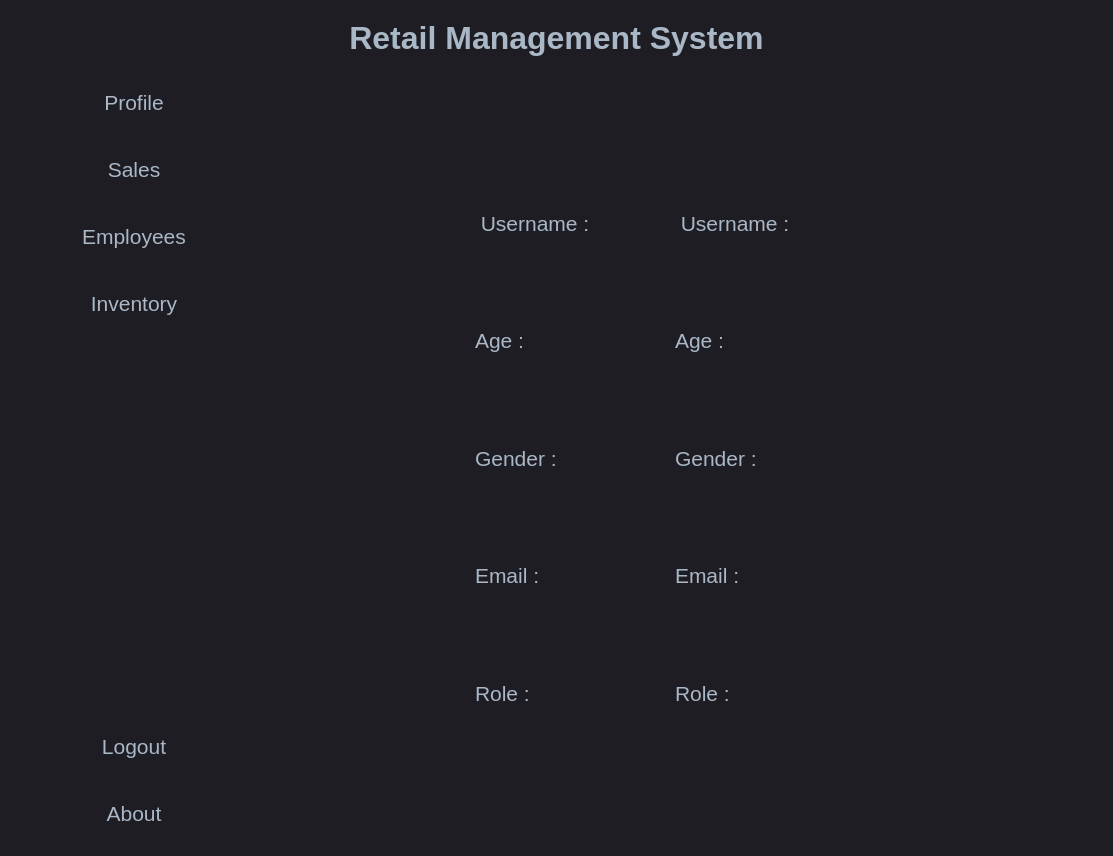
<?xml version="1.0" encoding="UTF-8"?>
<ui version="4.0">
 <class>MainWindow</class>
 <widget class="QMainWindow" name="MainWindow">
  <property name="geometry">
   <rect>
    <x>0</x>
    <y>0</y>
    <width>1113</width>
    <height>856</height>
   </rect>
  </property>
  <property name="windowTitle">
   <string>MainWindow</string>
  </property>
  <property name="styleSheet">
   <string notr="true">QFrame{
border:none;
}
QMainWindow {
	background-color:#1e1d23;
}
QDialog {
	background-color:#1e1d23;
}
QColorDialog {
	background-color:#1e1d23;
}
QTextEdit {
	background-color:#1e1d23;
	color: #a9b7c6;
}
QPlainTextEdit {
	selection-background-color:#007b50;
	background-color:#1e1d23;
	border-style: solid;
	border-top-color: transparent;
	border-right-color: transparent;
	border-left-color: transparent;
	border-bottom-color: transparent;
	border-width: 1px;
	color: #a9b7c6;
}
QPushButton{
	border-style: solid;
	border-top-color: transparent;
	border-right-color: transparent;
	border-left-color: transparent;
	border-bottom-color: transparent;
	border-width: 1px;
	border-style: solid;
	color: #a9b7c6;
	padding: 2px;
	background-color: #1e1d23;
}
QPushButton::default{
	border-style: inset;
	border-top-color: transparent;
	border-right-color: transparent;
	border-left-color: transparent;
	border-bottom-color: #04b97f;
	border-width: 1px;
	color: #a9b7c6;
	padding: 2px;
	background-color: #1e1d23;
}
QToolButton {
	border-style: solid;
	border-top-color: transparent;
	border-right-color: transparent;
	border-left-color: transparent;
	border-bottom-color: #04b97f;
	border-bottom-width: 1px;
	border-style: solid;
	color: #a9b7c6;
	padding: 2px;
	background-color: #1e1d23;
}
QToolButton:hover{
	border-style: solid;
	border-top-color: transparent;
	border-right-color: transparent;
	border-left-color: transparent;
	border-bottom-color: #37efba;
	border-bottom-width: 2px;
	border-style: solid;
	color: #FFFFFF;
	padding-bottom: 1px;
	background-color: #1e1d23;
}
QPushButton:hover{
	border-style: solid;
	border-top-color: transparent;
	border-right-color: transparent;
	border-left-color: transparent;
	border-bottom-color: #37efba;
	border-bottom-width: 1px;
	border-style: solid;
	color: #FFFFFF;
	padding-bottom: 2px;
	background-color: #1e1d23;
}
QPushButton:pressed{
	border-style: solid;
	border-top-color: transparent;
	border-right-color: transparent;
	border-left-color: transparent;
	border-bottom-color: #37efba;
	border-bottom-width: 2px;
	border-style: solid;
	color: #37efba;
	padding-bottom: 1px;
	background-color: #1e1d23;
}
QPushButton:disabled{
	border-style: solid;
	border-top-color: transparent;
	border-right-color: transparent;
	border-left-color: transparent;
	border-bottom-color: #808086;
	border-bottom-width: 2px;
	border-style: solid;
	color: #808086;
	padding-bottom: 1px;
	background-color: #1e1d23;
}
QLineEdit {
	border-width: 1px; border-radius: 4px;
	border-color: rgb(58, 58, 58);
	border-style: inset;
	padding: 0 8px;
	color: #a9b7c6;
	background:#1e1d23;
	selection-background-color:#007b50;
	selection-color: #FFFFFF;
}
QLabel {
	color: #a9b7c6;
}
QLCDNumber {
	color: #37e6b4;
}
QProgressBar {
	text-align: center;
	color: rgb(240, 240, 240);
	border-width: 1px; 
	border-radius: 10px;
	border-color: rgb(58, 58, 58);
	border-style: inset;
	background-color:#1e1d23;
}
QProgressBar::chunk {
	background-color: #04b97f;
	border-radius: 5px;
}
QMenuBar {
	background-color: #1e1d23;
}
QMenuBar::item {
	color: #a9b7c6;
  	spacing: 3px;
  	padding: 1px 4px;
  	background: #1e1d23;
}

QMenuBar::item:selected {
  	background:#1e1d23;
	color: #FFFFFF;
}
QMenu::item:selected {
	border-style: solid;
	border-top-color: transparent;
	border-right-color: transparent;
	border-left-color: #04b97f;
	border-bottom-color: transparent;
	border-left-width: 2px;
	color: #FFFFFF;
	padding-left:15px;
	padding-top:4px;
	padding-bottom:4px;
	padding-right:7px;
	background-color: #1e1d23;
}
QMenu::item {
	border-style: solid;
	border-top-color: transparent;
	border-right-color: transparent;
	border-left-color: transparent;
	border-bottom-color: transparent;
	border-bottom-width: 1px;
	border-style: solid;
	color: #a9b7c6;
	padding-left:17px;
	padding-top:4px;
	padding-bottom:4px;
	padding-right:7px;
	background-color: #1e1d23;
}
QMenu{
	background-color:#1e1d23;
}
QTabWidget {
	color:rgb(0,0,0);
	background-color:#1e1d23;
}
QTabWidget::pane {
		border-color: rgb(77,77,77);
		background-color:#1e1d23;
		border-style: solid;
		border-width: 1px;
    	border-radius: 6px;
}
QTabBar::tab {
	border-style: solid;
	border-top-color: transparent;
	border-right-color: transparent;
	border-left-color: transparent;
	border-bottom-color: transparent;
	border-bottom-width: 1px;
	border-style: solid;
	color: #808086;
	padding: 3px;
	margin-left:3px;
	background-color: #1e1d23;
}
QTabBar::tab:selected, QTabBar::tab:last:selected, QTabBar::tab:hover {
  	border-style: solid;
	border-top-color: transparent;
	border-right-color: transparent;
	border-left-color: transparent;
	border-bottom-color: #04b97f;
	border-bottom-width: 2px;
	border-style: solid;
	color: #FFFFFF;
	padding-left: 3px;
	padding-bottom: 2px;
	margin-left:3px;
	background-color: #1e1d23;
}

QCheckBox {
	color: #a9b7c6;
	padding: 2px;
}
QCheckBox:disabled {
	color: #808086;
	padding: 2px;
}

QCheckBox:hover {
	border-radius:4px;
	border-style:solid;
	padding-left: 1px;
	padding-right: 1px;
	padding-bottom: 1px;
	padding-top: 1px;
	border-width:1px;
	border-color: rgb(87, 97, 106);
	background-color:#1e1d23;
}
QCheckBox::indicator:checked {

	height: 10px;
	width: 10px;
	border-style:solid;
	border-width: 1px;
	border-color: #04b97f;
	color: #a9b7c6;
	background-color: #04b97f;
}
QCheckBox::indicator:unchecked {

	height: 10px;
	width: 10px;
	border-style:solid;
	border-width: 1px;
	border-color: #04b97f;
	color: #a9b7c6;
	background-color: transparent;
}
QRadioButton {
	color: #a9b7c6;
	background-color: #1e1d23;
	padding: 1px;
}
QRadioButton::indicator:checked {
	height: 10px;
	width: 10px;
	border-style:solid;
	border-radius:5px;
	border-width: 1px;
	border-color: #04b97f;
	color: #a9b7c6;
	background-color: #04b97f;
}
QRadioButton::indicator:!checked {
	height: 10px;
	width: 10px;
	border-style:solid;
	border-radius:5px;
	border-width: 1px;
	border-color: #04b97f;
	color: #a9b7c6;
	background-color: transparent;
}
QStatusBar {
	color:#027f7f;
}
QSpinBox {
	color: #a9b7c6;	
	background-color: #1e1d23;
}
QDoubleSpinBox {
	color: #a9b7c6;	
	background-color: #1e1d23;
}
QTimeEdit {
	color: #a9b7c6;	
	background-color: #1e1d23;
}
QDateTimeEdit {
	color: #a9b7c6;	
	background-color: #1e1d23;
}
QDateEdit {
	color: #a9b7c6;	
	background-color: #1e1d23;
}
QComboBox {
	color: #a9b7c6;	
	background: #1e1d23;
}
QComboBox:editable {
	background: #1e1d23;
	color: #a9b7c6;
	selection-background-color: #1e1d23;
}
QComboBox QAbstractItemView {
	color: #a9b7c6;	
	background: #1e1d23;
	selection-color: #FFFFFF;
	selection-background-color: #1e1d23;
}
QComboBox:!editable:on, QComboBox::drop-down:editable:on {
	color: #a9b7c6;	
	background: #1e1d23;
}
QFontComboBox {
	color: #a9b7c6;	
	background-color: #1e1d23;
}
QToolBox {
	color: #a9b7c6;
	background-color: #1e1d23;
}
QToolBox::tab {
	color: #a9b7c6;
	background-color: #1e1d23;
}
QToolBox::tab:selected {
	color: #FFFFFF;
	background-color: #1e1d23;
}
QScrollArea {
	color: #FFFFFF;
	background-color: #1e1d23;
}
QSlider::groove:horizontal {
	height: 5px;
	background: #04b97f;
}
QSlider::groove:vertical {
	width: 5px;
	background: #04b97f;
}
QSlider::handle:horizontal {
	background: qlineargradient(x1:0, y1:0, x2:1, y2:1, stop:0 #b4b4b4, stop:1 #8f8f8f);
	border: 1px solid #5c5c5c;
	width: 14px;
	margin: -5px 0;
	border-radius: 7px;
}
QSlider::handle:vertical {
	background: qlineargradient(x1:1, y1:1, x2:0, y2:0, stop:0 #b4b4b4, stop:1 #8f8f8f);
	border: 1px solid #5c5c5c;
	height: 14px;
	margin: 0 -5px;
	border-radius: 7px;
}
QSlider::add-page:horizontal {
    background: white;
}
QSlider::add-page:vertical {
    background: white;
}
QSlider::sub-page:horizontal {
    background: #04b97f;
}
QSlider::sub-page:vertical {
    background: #04b97f;
}</string>
  </property>
  <widget class="QWidget" name="centralwidget">
   <layout class="QVBoxLayout" name="verticalLayout_2">
    <item>
     <widget class="QFrame" name="frame_2">
      <property name="frameShape">
       <enum>QFrame::StyledPanel</enum>
      </property>
      <property name="frameShadow">
       <enum>QFrame::Raised</enum>
      </property>
      <layout class="QVBoxLayout" name="verticalLayout">
       <property name="spacing">
        <number>0</number>
       </property>
       <property name="leftMargin">
        <number>0</number>
       </property>
       <property name="topMargin">
        <number>0</number>
       </property>
       <property name="rightMargin">
        <number>0</number>
       </property>
       <property name="bottomMargin">
        <number>0</number>
       </property>
       <item alignment="Qt::AlignTop">
        <widget class="QFrame" name="frame">
         <property name="frameShape">
          <enum>QFrame::StyledPanel</enum>
         </property>
         <property name="frameShadow">
          <enum>QFrame::Raised</enum>
         </property>
         <layout class="QVBoxLayout" name="verticalLayout_3">
          <property name="spacing">
           <number>0</number>
          </property>
          <property name="leftMargin">
           <number>0</number>
          </property>
          <property name="topMargin">
           <number>0</number>
          </property>
          <property name="rightMargin">
           <number>0</number>
          </property>
          <property name="bottomMargin">
           <number>0</number>
          </property>
          <item>
           <widget class="QFrame" name="frame_4">
            <property name="minimumSize">
             <size>
              <width>1000</width>
              <height>60</height>
             </size>
            </property>
            <property name="styleSheet">
             <string notr="true">QFrame{
text-align:center;
}
</string>
            </property>
            <property name="frameShape">
             <enum>QFrame::StyledPanel</enum>
            </property>
            <property name="frameShadow">
             <enum>QFrame::Raised</enum>
            </property>
            <layout class="QVBoxLayout" name="verticalLayout_4">
             <item>
              <widget class="QLabel" name="label">
               <property name="text">
                <string>&lt;html&gt;&lt;head/&gt;&lt;body&gt;&lt;p align=&quot;center&quot;&gt;&lt;span style=&quot; font-size:24pt; font-weight:600;&quot;&gt;Retail Management System&lt;/span&gt;&lt;/p&gt;&lt;/body&gt;&lt;/html&gt;</string>
               </property>
              </widget>
             </item>
            </layout>
           </widget>
          </item>
         </layout>
        </widget>
       </item>
       <item>
        <widget class="QFrame" name="frame_3">
         <property name="sizePolicy">
          <sizepolicy hsizetype="Preferred" vsizetype="MinimumExpanding">
           <horstretch>0</horstretch>
           <verstretch>0</verstretch>
          </sizepolicy>
         </property>
         <property name="frameShape">
          <enum>QFrame::StyledPanel</enum>
         </property>
         <property name="frameShadow">
          <enum>QFrame::Raised</enum>
         </property>
         <layout class="QHBoxLayout" name="horizontalLayout">
          <property name="spacing">
           <number>0</number>
          </property>
          <property name="leftMargin">
           <number>0</number>
          </property>
          <property name="topMargin">
           <number>0</number>
          </property>
          <property name="rightMargin">
           <number>0</number>
          </property>
          <property name="bottomMargin">
           <number>0</number>
          </property>
          <item>
           <widget class="QFrame" name="frame_5">
            <property name="sizePolicy">
             <sizepolicy hsizetype="Preferred" vsizetype="Preferred">
              <horstretch>0</horstretch>
              <verstretch>0</verstretch>
             </sizepolicy>
            </property>
            <property name="minimumSize">
             <size>
              <width>250</width>
              <height>0</height>
             </size>
            </property>
            <property name="sizeIncrement">
             <size>
              <width>0</width>
              <height>0</height>
             </size>
            </property>
            <property name="frameShape">
             <enum>QFrame::StyledPanel</enum>
            </property>
            <property name="frameShadow">
             <enum>QFrame::Raised</enum>
            </property>
            <layout class="QVBoxLayout" name="verticalLayout_7">
             <property name="spacing">
              <number>0</number>
             </property>
             <property name="leftMargin">
              <number>0</number>
             </property>
             <property name="topMargin">
              <number>0</number>
             </property>
             <property name="rightMargin">
              <number>0</number>
             </property>
             <property name="bottomMargin">
              <number>0</number>
             </property>
             <item>
              <widget class="QFrame" name="frame_6">
               <property name="minimumSize">
                <size>
                 <width>0</width>
                 <height>0</height>
                </size>
               </property>
               <property name="styleSheet">
                <string notr="true">QPushButton{
padding:20px 10px;
}
QPushButton{
font:16pt;
}</string>
               </property>
               <property name="frameShape">
                <enum>QFrame::StyledPanel</enum>
               </property>
               <property name="frameShadow">
                <enum>QFrame::Raised</enum>
               </property>
               <layout class="QVBoxLayout" name="verticalLayout_5">
                <property name="spacing">
                 <number>0</number>
                </property>
                <property name="leftMargin">
                 <number>0</number>
                </property>
                <property name="topMargin">
                 <number>0</number>
                </property>
                <property name="rightMargin">
                 <number>0</number>
                </property>
                <property name="bottomMargin">
                 <number>0</number>
                </property>
                <item>
                 <widget class="QPushButton" name="pushButton">
                  <property name="text">
                   <string>Profile</string>
                  </property>
                  <property name="icon">
                   <iconset>
                    <normaloff>../../../../../mnt/c/Users/prasa/Downloads/user (1).png</normaloff>../../../../../mnt/c/Users/prasa/Downloads/user (1).png</iconset>
                  </property>
                  <property name="iconSize">
                   <size>
                    <width>20</width>
                    <height>20</height>
                   </size>
                  </property>
                 </widget>
                </item>
                <item>
                 <widget class="QPushButton" name="pushButton_2">
                  <property name="text">
                   <string>Sales</string>
                  </property>
                  <property name="icon">
                   <iconset>
                    <normaloff>../../../../../mnt/c/Users/prasa/Downloads/sales.png</normaloff>../../../../../mnt/c/Users/prasa/Downloads/sales.png</iconset>
                  </property>
                  <property name="iconSize">
                   <size>
                    <width>20</width>
                    <height>20</height>
                   </size>
                  </property>
                 </widget>
                </item>
                <item>
                 <widget class="QPushButton" name="pushButton_3">
                  <property name="text">
                   <string>Employees</string>
                  </property>
                  <property name="icon">
                   <iconset>
                    <normaloff>../../../../../mnt/c/Users/prasa/Downloads/employee.png</normaloff>../../../../../mnt/c/Users/prasa/Downloads/employee.png</iconset>
                  </property>
                  <property name="iconSize">
                   <size>
                    <width>20</width>
                    <height>20</height>
                   </size>
                  </property>
                 </widget>
                </item>
                <item alignment="Qt::AlignTop">
                 <widget class="QPushButton" name="pushButton_4">
                  <property name="text">
                   <string>Inventory</string>
                  </property>
                  <property name="icon">
                   <iconset>
                    <normaloff>../../../../../mnt/c/Users/prasa/Downloads/inspection.png</normaloff>../../../../../mnt/c/Users/prasa/Downloads/inspection.png</iconset>
                  </property>
                  <property name="iconSize">
                   <size>
                    <width>20</width>
                    <height>20</height>
                   </size>
                  </property>
                 </widget>
                </item>
               </layout>
              </widget>
             </item>
             <item>
              <spacer name="verticalSpacer">
               <property name="orientation">
                <enum>Qt::Vertical</enum>
               </property>
               <property name="sizeHint" stdset="0">
                <size>
                 <width>20</width>
                 <height>40</height>
                </size>
               </property>
              </spacer>
             </item>
             <item>
              <widget class="QFrame" name="frame_7">
               <property name="styleSheet">
                <string notr="true">QPushButton{
padding:20px 10px;
}
QPushButton{
font:16pt;
}</string>
               </property>
               <property name="frameShape">
                <enum>QFrame::StyledPanel</enum>
               </property>
               <property name="frameShadow">
                <enum>QFrame::Raised</enum>
               </property>
               <layout class="QVBoxLayout" name="verticalLayout_6">
                <property name="spacing">
                 <number>0</number>
                </property>
                <property name="leftMargin">
                 <number>0</number>
                </property>
                <property name="topMargin">
                 <number>0</number>
                </property>
                <property name="rightMargin">
                 <number>0</number>
                </property>
                <property name="bottomMargin">
                 <number>0</number>
                </property>
                <item alignment="Qt::AlignBottom">
                 <widget class="QPushButton" name="pushButton_6">
                  <property name="text">
                   <string>Logout</string>
                  </property>
                  <property name="icon">
                   <iconset>
                    <normaloff>../../../../../mnt/c/Users/prasa/Downloads/logout.png</normaloff>../../../../../mnt/c/Users/prasa/Downloads/logout.png</iconset>
                  </property>
                  <property name="iconSize">
                   <size>
                    <width>20</width>
                    <height>20</height>
                   </size>
                  </property>
                 </widget>
                </item>
                <item>
                 <widget class="QPushButton" name="pushButton_5">
                  <property name="text">
                   <string>About</string>
                  </property>
                  <property name="icon">
                   <iconset>
                    <normaloff>../../../../../mnt/c/Users/prasa/Downloads/information.png</normaloff>../../../../../mnt/c/Users/prasa/Downloads/information.png</iconset>
                  </property>
                  <property name="iconSize">
                   <size>
                    <width>20</width>
                    <height>20</height>
                   </size>
                  </property>
                 </widget>
                </item>
               </layout>
              </widget>
             </item>
            </layout>
           </widget>
          </item>
          <item>
           <widget class="QFrame" name="frame_8">
            <property name="frameShape">
             <enum>QFrame::StyledPanel</enum>
            </property>
            <property name="frameShadow">
             <enum>QFrame::Raised</enum>
            </property>
            <layout class="QVBoxLayout" name="verticalLayout_8">
             <property name="spacing">
              <number>0</number>
             </property>
             <property name="leftMargin">
              <number>0</number>
             </property>
             <property name="topMargin">
              <number>0</number>
             </property>
             <property name="rightMargin">
              <number>0</number>
             </property>
             <property name="bottomMargin">
              <number>0</number>
             </property>
             <item>
              <widget class="QStackedWidget" name="stackedWidget">
               <widget class="QWidget" name="ProfilePage">
                <layout class="QHBoxLayout" name="horizontalLayout_2">
                 <item>
                  <spacer name="horizontalSpacer">
                   <property name="orientation">
                    <enum>Qt::Horizontal</enum>
                   </property>
                   <property name="sizeHint" stdset="0">
                    <size>
                     <width>40</width>
                     <height>20</height>
                    </size>
                   </property>
                  </spacer>
                 </item>
                 <item>
                  <widget class="QFrame" name="frame_9">
                   <property name="minimumSize">
                    <size>
                     <width>400</width>
                     <height>0</height>
                    </size>
                   </property>
                   <property name="maximumSize">
                    <size>
                     <width>16777215</width>
                     <height>16777215</height>
                    </size>
                   </property>
                   <property name="styleSheet">
                    <string notr="true">QLabel{
font:16pt;
}</string>
                   </property>
                   <property name="frameShape">
                    <enum>QFrame::StyledPanel</enum>
                   </property>
                   <property name="frameShadow">
                    <enum>QFrame::Raised</enum>
                   </property>
                   <layout class="QVBoxLayout" name="verticalLayout_9">
                    <property name="spacing">
                     <number>0</number>
                    </property>
                    <property name="leftMargin">
                     <number>0</number>
                    </property>
                    <property name="topMargin">
                     <number>0</number>
                    </property>
                    <property name="rightMargin">
                     <number>0</number>
                    </property>
                    <property name="bottomMargin">
                     <number>0</number>
                    </property>
                    <item alignment="Qt::AlignVCenter">
                     <widget class="QFrame" name="frame_11">
                      <property name="minimumSize">
                       <size>
                        <width>0</width>
                        <height>600</height>
                       </size>
                      </property>
                      <property name="frameShape">
                       <enum>QFrame::StyledPanel</enum>
                      </property>
                      <property name="frameShadow">
                       <enum>QFrame::Raised</enum>
                      </property>
                      <layout class="QHBoxLayout" name="horizontalLayout_3">
                       <property name="spacing">
                        <number>0</number>
                       </property>
                       <property name="leftMargin">
                        <number>0</number>
                       </property>
                       <property name="topMargin">
                        <number>0</number>
                       </property>
                       <property name="rightMargin">
                        <number>0</number>
                       </property>
                       <property name="bottomMargin">
                        <number>0</number>
                       </property>
                       <item>
                        <widget class="QFrame" name="frame_13">
                         <property name="frameShape">
                          <enum>QFrame::StyledPanel</enum>
                         </property>
                         <property name="frameShadow">
                          <enum>QFrame::Raised</enum>
                         </property>
                         <layout class="QVBoxLayout" name="verticalLayout_10">
                          <item>
                           <widget class="QLabel" name="label_2">
                            <property name="minimumSize">
                             <size>
                              <width>0</width>
                              <height>75</height>
                             </size>
                            </property>
                            <property name="text">
                             <string> Username :</string>
                            </property>
                           </widget>
                          </item>
                          <item>
                           <widget class="QLabel" name="label_5">
                            <property name="minimumSize">
                             <size>
                              <width>0</width>
                              <height>75</height>
                             </size>
                            </property>
                            <property name="text">
                             <string>Age :</string>
                            </property>
                           </widget>
                          </item>
                          <item>
                           <widget class="QLabel" name="label_6">
                            <property name="minimumSize">
                             <size>
                              <width>0</width>
                              <height>75</height>
                             </size>
                            </property>
                            <property name="text">
                             <string>Gender :</string>
                            </property>
                           </widget>
                          </item>
                          <item>
                           <widget class="QLabel" name="label_4">
                            <property name="minimumSize">
                             <size>
                              <width>0</width>
                              <height>75</height>
                             </size>
                            </property>
                            <property name="text">
                             <string>Email :</string>
                            </property>
                           </widget>
                          </item>
                          <item>
                           <widget class="QLabel" name="label_7">
                            <property name="minimumSize">
                             <size>
                              <width>0</width>
                              <height>75</height>
                             </size>
                            </property>
                            <property name="styleSheet">
                             <string notr="true"/>
                            </property>
                            <property name="text">
                             <string>Role :</string>
                            </property>
                           </widget>
                          </item>
                         </layout>
                        </widget>
                       </item>
                       <item>
                        <widget class="QFrame" name="frame_12">
                         <property name="frameShape">
                          <enum>QFrame::StyledPanel</enum>
                         </property>
                         <property name="frameShadow">
                          <enum>QFrame::Raised</enum>
                         </property>
                         <layout class="QVBoxLayout" name="verticalLayout_11">
                          <item>
                           <widget class="QLabel" name="label_3">
                            <property name="minimumSize">
                             <size>
                              <width>0</width>
                              <height>75</height>
                             </size>
                            </property>
                            <property name="text">
                             <string> Username :</string>
                            </property>
                           </widget>
                          </item>
                          <item>
                           <widget class="QLabel" name="label_8">
                            <property name="minimumSize">
                             <size>
                              <width>0</width>
                              <height>75</height>
                             </size>
                            </property>
                            <property name="text">
                             <string>Age :</string>
                            </property>
                           </widget>
                          </item>
                          <item>
                           <widget class="QLabel" name="label_9">
                            <property name="minimumSize">
                             <size>
                              <width>0</width>
                              <height>75</height>
                             </size>
                            </property>
                            <property name="text">
                             <string>Gender :</string>
                            </property>
                           </widget>
                          </item>
                          <item>
                           <widget class="QLabel" name="label_10">
                            <property name="minimumSize">
                             <size>
                              <width>0</width>
                              <height>75</height>
                             </size>
                            </property>
                            <property name="text">
                             <string>Email :</string>
                            </property>
                           </widget>
                          </item>
                          <item>
                           <widget class="QLabel" name="label_11">
                            <property name="minimumSize">
                             <size>
                              <width>0</width>
                              <height>75</height>
                             </size>
                            </property>
                            <property name="styleSheet">
                             <string notr="true"/>
                            </property>
                            <property name="text">
                             <string>Role :</string>
                            </property>
                           </widget>
                          </item>
                         </layout>
                        </widget>
                       </item>
                      </layout>
                     </widget>
                    </item>
                   </layout>
                  </widget>
                 </item>
                 <item alignment="Qt::AlignHCenter">
                  <widget class="QFrame" name="frame_10">
                   <property name="frameShape">
                    <enum>QFrame::StyledPanel</enum>
                   </property>
                   <property name="frameShadow">
                    <enum>QFrame::Raised</enum>
                   </property>
                   <layout class="QVBoxLayout" name="verticalLayout_12">
                    <item>
                     <widget class="QLabel" name="label_12">
                      <property name="styleSheet">
                       <string notr="true">QLabel{
border-radius:100;
}</string>
                      </property>
                      <property name="text">
                       <string/>
                      </property>
                      <property name="pixmap">
                       <pixmap>../../../../../mnt/c/Users/prasa/Downloads/user_profile (1).jpg</pixmap>
                      </property>
                     </widget>
                    </item>
                   </layout>
                  </widget>
                 </item>
                 <item>
                  <spacer name="horizontalSpacer_2">
                   <property name="orientation">
                    <enum>Qt::Horizontal</enum>
                   </property>
                   <property name="sizeHint" stdset="0">
                    <size>
                     <width>40</width>
                     <height>20</height>
                    </size>
                   </property>
                  </spacer>
                 </item>
                </layout>
               </widget>
               <widget class="QWidget" name="page_2"/>
              </widget>
             </item>
            </layout>
           </widget>
          </item>
         </layout>
        </widget>
       </item>
      </layout>
     </widget>
    </item>
   </layout>
  </widget>
 </widget>
 <resources/>
 <connections/>
</ui>
